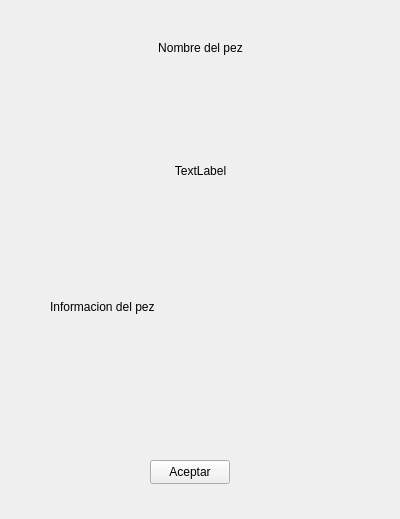
<?xml version="1.0" encoding="UTF-8"?>
<ui version="4.0">
 <class>InfoFish</class>
 <widget class="QWidget" name="InfoFish">
  <property name="geometry">
   <rect>
    <x>0</x>
    <y>0</y>
    <width>400</width>
    <height>519</height>
   </rect>
  </property>
  <property name="windowTitle">
   <string>Información</string>
  </property>
  <widget class="QLabel" name="nombrePez">
   <property name="geometry">
    <rect>
     <x>110</x>
     <y>40</y>
     <width>181</width>
     <height>16</height>
    </rect>
   </property>
   <property name="text">
    <string>Nombre del pez</string>
   </property>
   <property name="alignment">
    <set>Qt::AlignCenter</set>
   </property>
  </widget>
  <widget class="QWidget" name="verticalLayoutWidget">
   <property name="geometry">
    <rect>
     <x>30</x>
     <y>80</y>
     <width>341</width>
     <height>181</height>
    </rect>
   </property>
   <layout class="QVBoxLayout" name="verticalLayout">
    <item>
     <widget class="QLabel" name="imagenInfoFish">
      <property name="text">
       <string>TextLabel</string>
      </property>
      <property name="alignment">
       <set>Qt::AlignCenter</set>
      </property>
     </widget>
    </item>
   </layout>
  </widget>
  <widget class="QLabel" name="infoPez">
   <property name="geometry">
    <rect>
     <x>50</x>
     <y>300</y>
     <width>301</width>
     <height>121</height>
    </rect>
   </property>
   <property name="text">
    <string>Informacion del pez</string>
   </property>
   <property name="alignment">
    <set>Qt::AlignLeading|Qt::AlignLeft|Qt::AlignTop</set>
   </property>
   <property name="margin">
    <number>5</number>
   </property>
  </widget>
  <widget class="QPushButton" name="aceptar">
   <property name="geometry">
    <rect>
     <x>150</x>
     <y>460</y>
     <width>80</width>
     <height>24</height>
    </rect>
   </property>
   <property name="text">
    <string>Aceptar</string>
   </property>
  </widget>
 </widget>
 <resources/>
 <connections/>
</ui>
